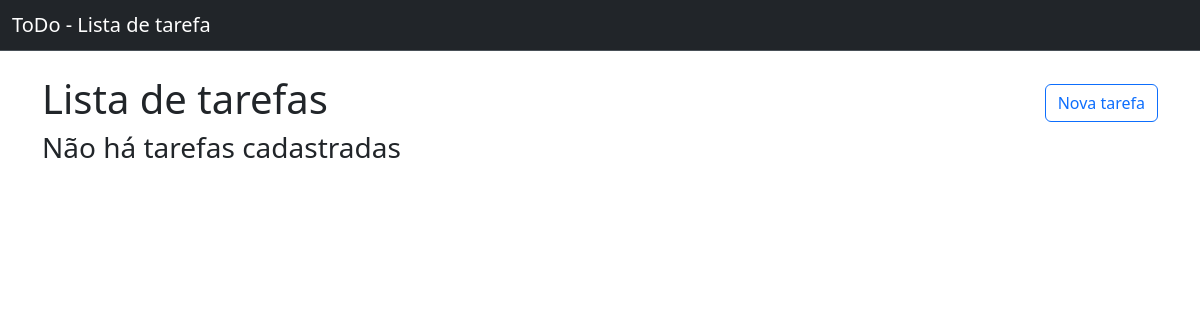
The app's page /, older data.
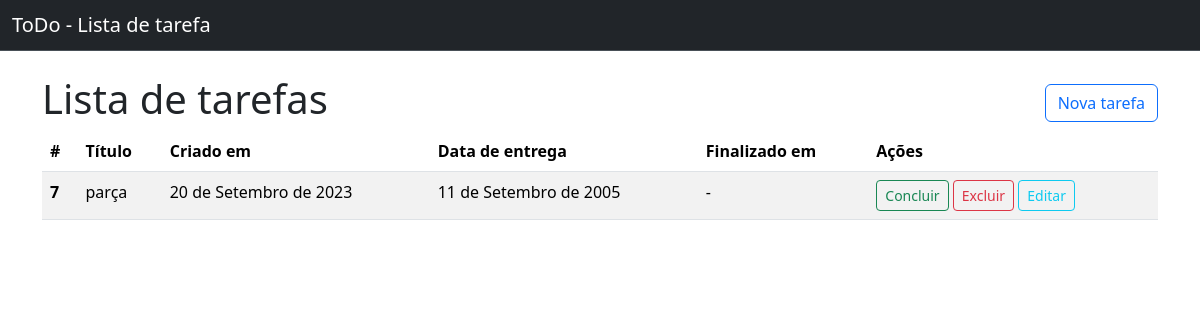
The same page, newer data.
### tarefas/models.py (models this page shows, shortened)
class Tarefa(models.Model):
    titulo  = models.CharField(verbose_name="Título:",max_length=80, null=False, blank=False)
    dt_criacao = models.DateField(auto_now_add=True, null=False, blank=False)
    dt_prevista = models.DateField(verbose_name="Data de Entrega:", null=False, blank=False)
    dt_conclusao = models.DateField(null=True)
    class Meta:
        ordering = ["dt_prevista"]

### tarefas/views.py (the view)
# urls.py: path("", TarefaListView.as_view(), name="tarefas-list"),
class TarefaListView(ListView):
    model = Tarefa

### tarefas/templates/tarefas/tarefa_list.html (shortened to what this page needs)
{% extends "base.html" %}
{% block content %}
    <div style="display: flex; justify-content: space-between; align-items: center;">
      <h1>Lista de tarefas</h1>
      <a class="btn btn-outline-primary " href="{% url "tarefas-create" %}" role="button">Nova tarefa</a>
    </div>
    {% if tarefa_list %}
      <table class="table table-striped">
          <thead>
          <tr>
              <th scope="col">#</th>
              <th scope="col">Título</th>
              <th scope="col">Criado em</th>
              <th scope="col">Data de entrega</th>
              <th scope="col">Finalizado em </th>
              <th scope="col">Ações</th>
          </tr>
          </thead>
          <tbody>
              {% for tarefa in tarefa_list%}
                  <tr>
                      <th scope="row">{{tarefa.pk}}</th>
                      <td>{{tarefa.titulo}}</td>
                      <td>{{tarefa.dt_criacao}}</td>
                      <td>{{tarefa.dt_prevista}}</td>
                      <td>{{tarefa.dt_conclusao | default:"-"}}</td>
                      <td>
                          <a class="btn btn-outline-success btn-sm" href="{% url 'tarefa-complete' pk=tarefa.pk %}"role="button">Concluir</a>
                          <a class="btn btn-outline-danger btn-sm" href="{% url 'tarefa-delete' pk=tarefa.pk %}" role="button">Excluir</a>
                          <a class="btn btn-outline-info btn-sm" href="{% url 'tarefa-update' pk=tarefa.pk %}" role="button">Editar</a>
                      </td>
                  </tr>
              {% endfor %}
          </tbody>
      </table>
    {% else %}
      <h3>Não há tarefas cadastradas</h3>
    {% endif %}
{% endblock content %}

### tarefas/templates/base.html (shortened to what this page needs)
<!DOCTYPE html>
<html lang="pt-br">
  <head>
    <link href="https://cdn.jsdelivr.net/npm/bootstrap@5.3.2/dist/css/bootstrap.min.css" rel="stylesheet">
  </head>
  <body>
    <nav class="navbar bg-dark border-bottom border-body mb-4" data-bs-theme="dark">
        <div class="container-fluid">
          <a class="navbar-brand mb-0 h1" href="{% url "tarefas-list" %}">ToDo - Lista de tarefa</a>
        </div>
      </nav>
      <main class="container">
        {% block content %}
        {% endblock content %}
      </main>
  </body>
</html>

Row changes from the older to the newer data that the page shows:
added Tarefa: pk "7", titulo "parça", dt_criacao "20 de Setembro de 2023", dt_prevista "11 de Setembro de 2005", dt_conclusao "-"
Text that changed along with them:
text no longer shown: "Não há tarefas cadastradas"
text now shown: "# Título Criado em Data de entrega Finalizado em Ações"
